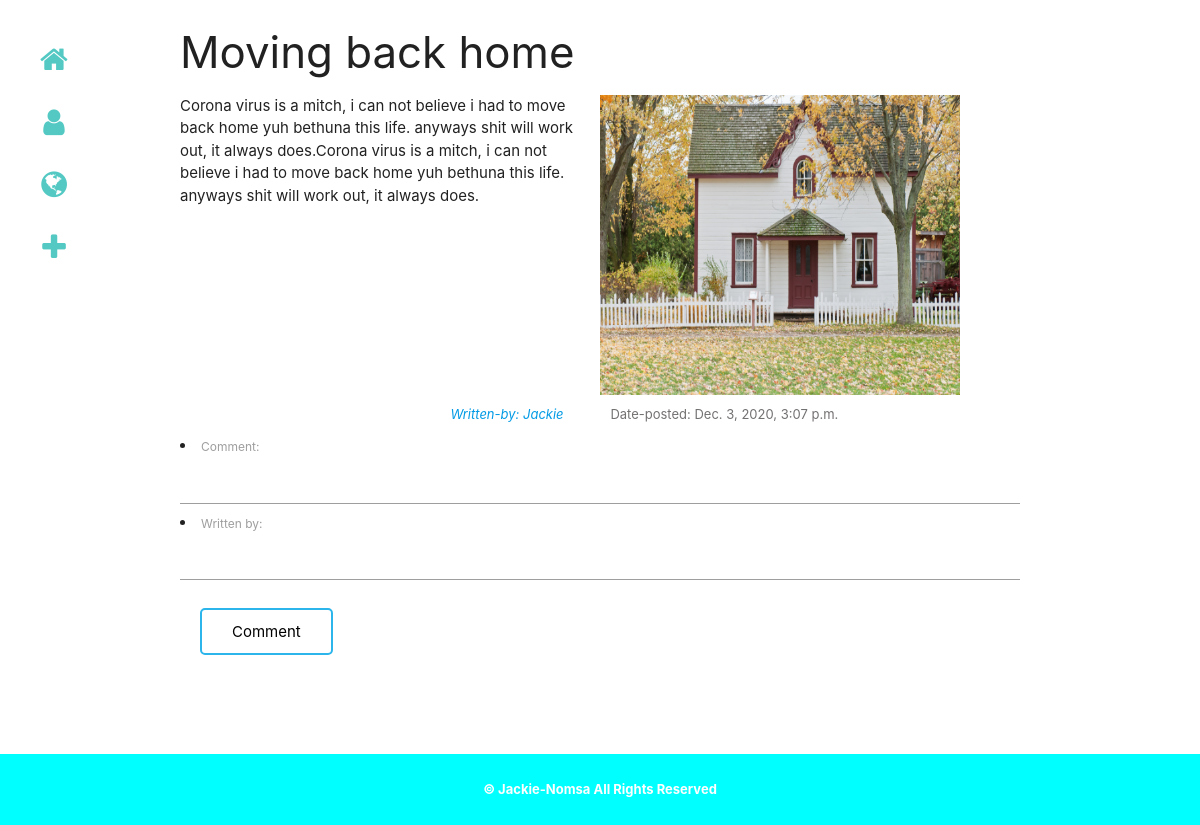
The app's page /comment/1 with its own data.
### posts/models.py (models this page shows, shortened)
class Posts(models.Model):
    title = models.CharField(max_length=50)
    post = models.TextField(null=False)
    author = models.CharField(max_length=30, default='Jackie')
    my_image = models.ImageField(null=True,blank=True, upload_to='images/')
    date_posted = models.DateTimeField(auto_now_add=True, auto_now=False)
    date_updated = models.DateTimeField(auto_now_add=False, auto_now=True)

### posts/views.py (the view)
# urls.py: path('comment/<int:id>', views.comment_post,name='comment'),
def comment_post(request,id):
    post = Posts.objects.get(id=id)
    current_comments = Comments.objects.filter(for_post_id=post.id)
    if request.method == 'POST':
        form = CreateComment(request.POST)
        if form.is_valid():
            comment = form.cleaned_data['comment']
            user_comment = Comments(comment=comment,for_post=post,written_by='annonymous')
            user_comment.save()
            return render(request,'posts/currentpost.html',{'post':post,
        'comments':current_comments})
    else:
        form = CreateComment()
        return render(request,'posts/comment.html',{'post':post,'form':form})

### posts/forms.py
class CreateComment(forms.ModelForm):
    class Meta:
        model = Comments
        fields = ['comment','written_by']

### posts/templates/posts/comment.html
{% extends 'posts/home.html' %} {% block body %}
<div class="my-container home">
  <h3>{{ post.title }}</h3>
  <div class="blog-info">
    <div>
      <p class="blog-text">{{ post.post }}</p>
    </div>
    {% if post.my_image %}
    <img
      class="image"
      src="{{ post.my_image.url }}"
      alt="image-{{ post.title }}"
      width="600"
      max-height="700"
    />
    {% endif %}
    <p class="small-txt">
      <a href="/about" class="writer">Written-by: {{ post.author }}</a>
    </p>
    <p class="small-txt date">Date-posted: {{ post.date_posted }}</p>
  </div>
  <div class="">
    <form
      action="{% url 'comment' id=post.id %}"
      method="POST"
      enctype="multipart/form-data"
    >
      {% csrf_token %} {{form.as_ul}}
      <button type="submit" name="save" class="my-btn">Comment</button>
    </form>
  </div>
</div>
{% endblock %}

### posts/static/css/style.css (style rules this page uses)
*, html { padding: 0; margin: 0; box-sizing: border-box; }
.my-container { width: 80%; margin: auto; }
.blog-info { display: grid; grid-template-columns: auto; margin-bottom: 5em; }
.small-txt { font-size: small; padding: 0.8em; }
.writer { display: block; font-style: italic; text-align: right; margin-right: 2em; }
.date { color: rgb(116, 113, 113); }
.image { width: 20em; height: 18em; }
.my-btn { margin: 20px; }
button { background-color: #fff; border: 2px solid rgb(43, 181, 235); color: #000; padding: 13px 30px; text-align: center; text-decoration: none; display: inline-block; transition-duration: 0.4s; cursor: pointer; border-radius: 5px; }
@media only screen and (min-width: 700px) { .blog-info { grid-template-columns: 2fr 1fr; } }
@media only screen and (min-width: 900px) { .my-container { width: 70%; } }
@media only screen and (min-width: 900px) { .blog-info { margin: auto; grid-template-columns: 1fr 1fr; } }
@media only screen and (min-width: 900px) { .image { width: 24em; height: 20em; } }

### records on screen
Posts: title "Moving back home", post "Corona virus is a mitch, i can not believe i had to move back home yuh bethuna this life. anyways shit will work out, it always does.Corona virus is a mitch, i can not believe i had to move back home yuh bethuna this life. anyways shit will work out, it always does.", my_image (picture), author "Jackie", date_posted "Dec. 3, 2020, 3:07 p.m."
